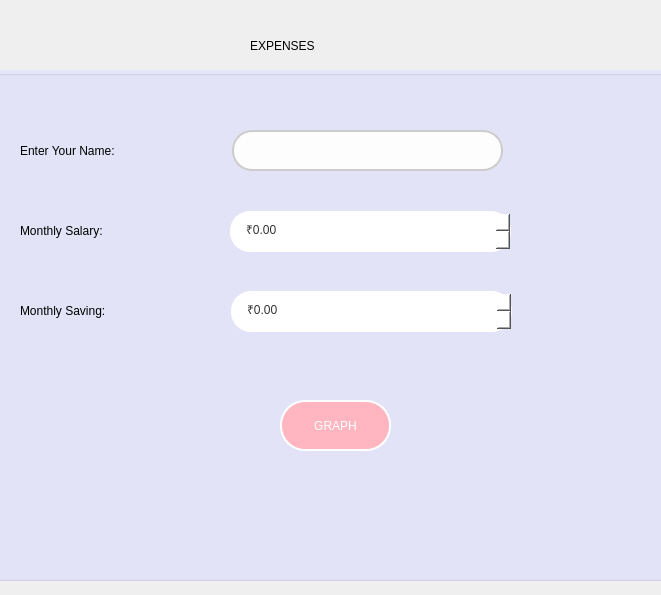
<?xml version="1.0" encoding="UTF-8"?>
<ui version="4.0">
 <class>expense</class>
 <widget class="QWidget" name="expense">
  <property name="geometry">
   <rect>
    <x>0</x>
    <y>0</y>
    <width>661</width>
    <height>595</height>
   </rect>
  </property>
  <property name="windowTitle">
   <string>Form</string>
  </property>
  <widget class="QGroupBox" name="groupBox">
   <property name="geometry">
    <rect>
     <x>-20</x>
     <y>70</y>
     <width>871</width>
     <height>511</height>
    </rect>
   </property>
   <property name="styleSheet">
    <string notr="true">QGroupBox
{
background-color:lavender;
}
</string>
   </property>
   <property name="title">
    <string/>
   </property>
   <widget class="QLabel" name="label_2">
    <property name="geometry">
     <rect>
      <x>40</x>
      <y>60</y>
      <width>201</width>
      <height>41</height>
     </rect>
    </property>
    <property name="styleSheet">
     <string notr="true">QLabel
{
color:black;
	font: 25pt &quot;Big Caslon&quot;;
}</string>
    </property>
    <property name="text">
     <string>Enter Your Name:</string>
    </property>
   </widget>
   <widget class="QLineEdit" name="lineEdit">
    <property name="geometry">
     <rect>
      <x>252</x>
      <y>60</y>
      <width>271</width>
      <height>41</height>
     </rect>
    </property>
    <property name="styleSheet">
     <string notr="true"> QLineEdit {
        border: 2px solid #ccc;
        border-radius: 20px;
        padding: 6px 10px;
        background-color: #fdfdfd;
          font-size: 20px;
	font: 20pt &quot;Arial&quot;;
        color: #333;
    }

    QLineEdit:focus {
        border: 2px solid #4CAF50;
        background-color: #ffffff;
    }

    QLineEdit:disabled {
        background-color: #eee;
        color: #999;
    }</string>
    </property>
    <property name="text">
     <string/>
    </property>
   </widget>
   <widget class="QLabel" name="label_3">
    <property name="geometry">
     <rect>
      <x>40</x>
      <y>140</y>
      <width>221</width>
      <height>41</height>
     </rect>
    </property>
    <property name="styleSheet">
     <string notr="true">QLabel
{
color:black;
	font: 25pt &quot;Big Caslon&quot;;
}</string>
    </property>
    <property name="text">
     <string>Monthly Salary:</string>
    </property>
   </widget>
   <widget class="QLabel" name="label_4">
    <property name="geometry">
     <rect>
      <x>40</x>
      <y>210</y>
      <width>231</width>
      <height>61</height>
     </rect>
    </property>
    <property name="styleSheet">
     <string notr="true">QLabel
{
color:black;
	font: 25pt &quot;Big Caslon&quot;;
}</string>
    </property>
    <property name="text">
     <string>Monthly Saving:</string>
    </property>
   </widget>
   <widget class="QPushButton" name="pushButton">
    <property name="geometry">
     <rect>
      <x>300</x>
      <y>330</y>
      <width>111</width>
      <height>51</height>
     </rect>
    </property>
    <property name="styleSheet">
     <string notr="true">QPushButton
{
color:black;
	font: 33pt &quot;Baskerville&quot;;
background-color:green;
 
          background-color: #ffb6c1;
          color: white;
          font: bold 16px 'Comic Sans MS';
          border-radius: 25px;
         border: 2px solid white;
          padding: 10px;
        }
        QPushButton:hover {
         background-color: #ff69b4;
        }
        QPushButton:pressed 
{
         background-color: #ff1493;
        }

</string>
    </property>
    <property name="text">
     <string>GRAPH</string>
    </property>
   </widget>
   <widget class="QDoubleSpinBox" name="savingLineEdit">
    <property name="geometry">
     <rect>
      <x>251</x>
      <y>221</y>
      <width>281</width>
      <height>41</height>
     </rect>
    </property>
    <property name="styleSheet">
     <string notr="true">    QDoubleSpinBox {
    border: 2px solid white;
    border-radius: 20px;  
    padding: 8px 12px;
     background-color: white;   
      color: #333;
       font: bold 16px 'Segoe UI';
    }
    QDoubleSpinBox:focus {
       border: 2px solid #ff69b4;
    }</string>
    </property>
    <property name="prefix">
     <string>₹</string>
    </property>
    <property name="maximum">
     <double>100000000000.000000000000000</double>
    </property>
    <property name="singleStep">
     <double>100.000000000000000</double>
    </property>
   </widget>
   <widget class="QDoubleSpinBox" name="monthlyIncomeLineEdit">
    <property name="geometry">
     <rect>
      <x>250</x>
      <y>141</y>
      <width>281</width>
      <height>41</height>
     </rect>
    </property>
    <property name="styleSheet">
     <string notr="true">    QDoubleSpinBox {
    border: 2px solid white;
    border-radius: 20px;  
    padding: 8px 12px;
     background-color: white;   
      color: #333;
       font: bold 16px 'Segoe UI';
    }
    QDoubleSpinBox:focus {
       border: 2px solid #ff69b4;
    }
</string>
    </property>
    <property name="prefix">
     <string>₹</string>
    </property>
    <property name="decimals">
     <number>2</number>
    </property>
    <property name="minimum">
     <double>0.000000000000000</double>
    </property>
    <property name="maximum">
     <double>1000000000000000000.000000000000000</double>
    </property>
    <property name="singleStep">
     <double>100.000000000000000</double>
    </property>
   </widget>
  </widget>
  <widget class="QLabel" name="label">
   <property name="geometry">
    <rect>
     <x>250</x>
     <y>30</y>
     <width>241</width>
     <height>31</height>
    </rect>
   </property>
   <property name="styleSheet">
    <string notr="true">QLabel
{
	font: 900 38pt &quot;Arial Black&quot;;
}</string>
   </property>
   <property name="text">
    <string>EXPENSES</string>
   </property>
  </widget>
 </widget>
 <resources/>
 <connections/>
</ui>
